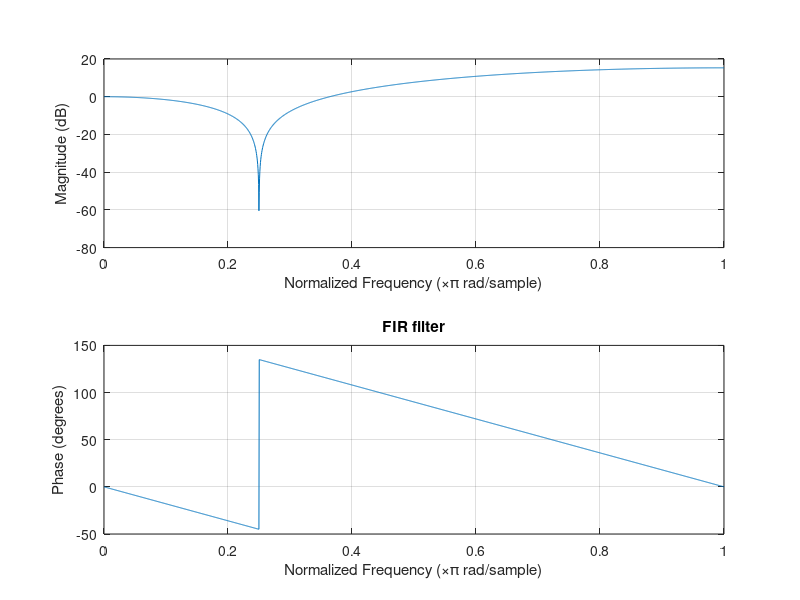

Source code (MATLAB):
% user defined parameters 
w0 = pi/4;

b0 = 1/((1 -exp(1j*w0))*(1 -exp(-1j*w0)));
% H_z = b0 * (1-exp(1j*w0)z^-1) * (1-exp(-1j*w0)z^-1);
b = b0 * conv([1, -exp(1j*w0)],[1, -exp(-1j*w0)]);
a = [1];

figure();
freqz(b,a,2001);
title("FIR filter");

% r = 0:99;
% x = cos(r*pi/4) + sin(r*(3*pi/2));
% y = filter(b,a,x);
% subplot(2,1,1)
% plot (r,x);
% subplot(2,1,2)
% plot (r,y);
